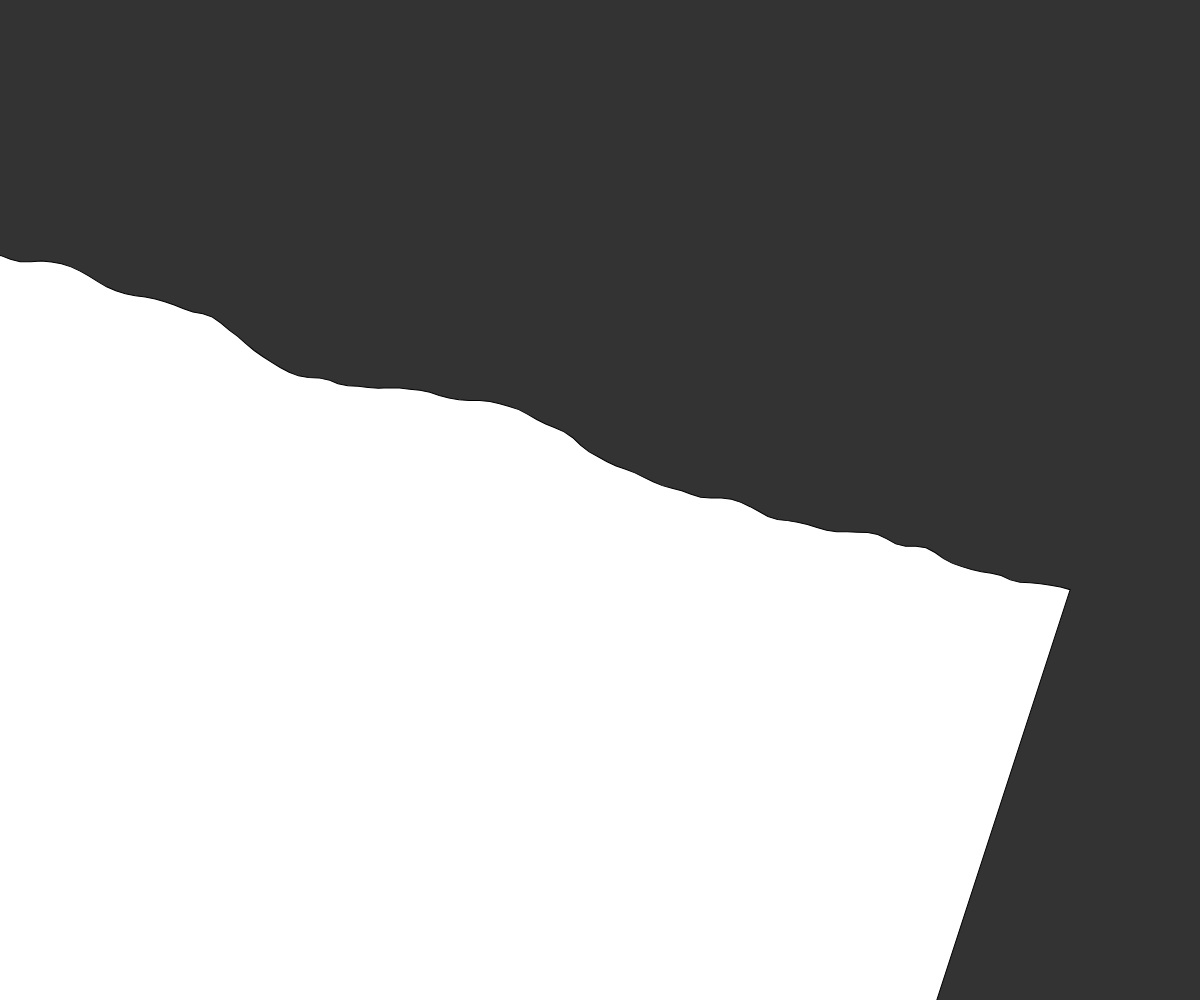
Frame 1 (no input)
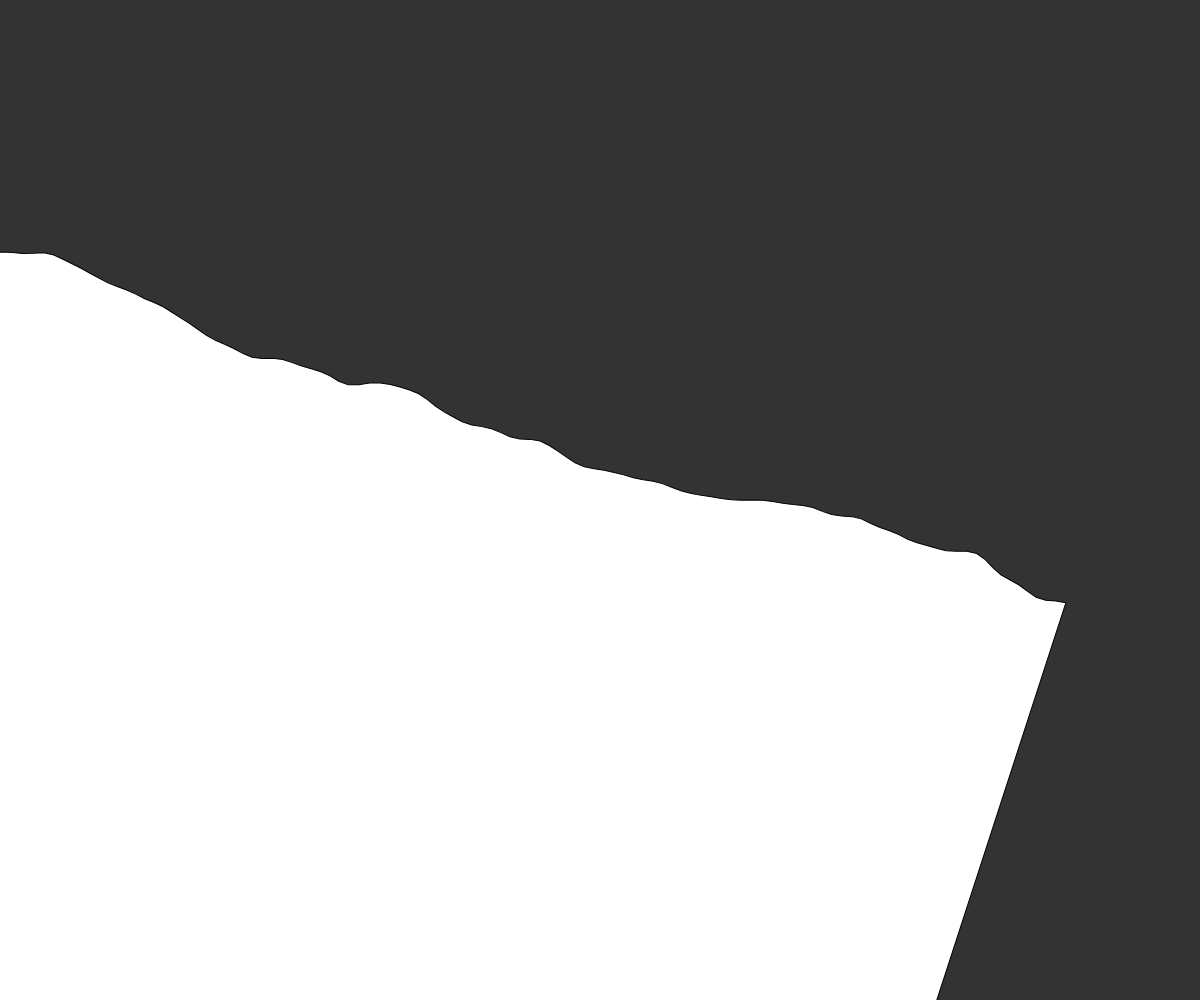
Frame 60 (no input)
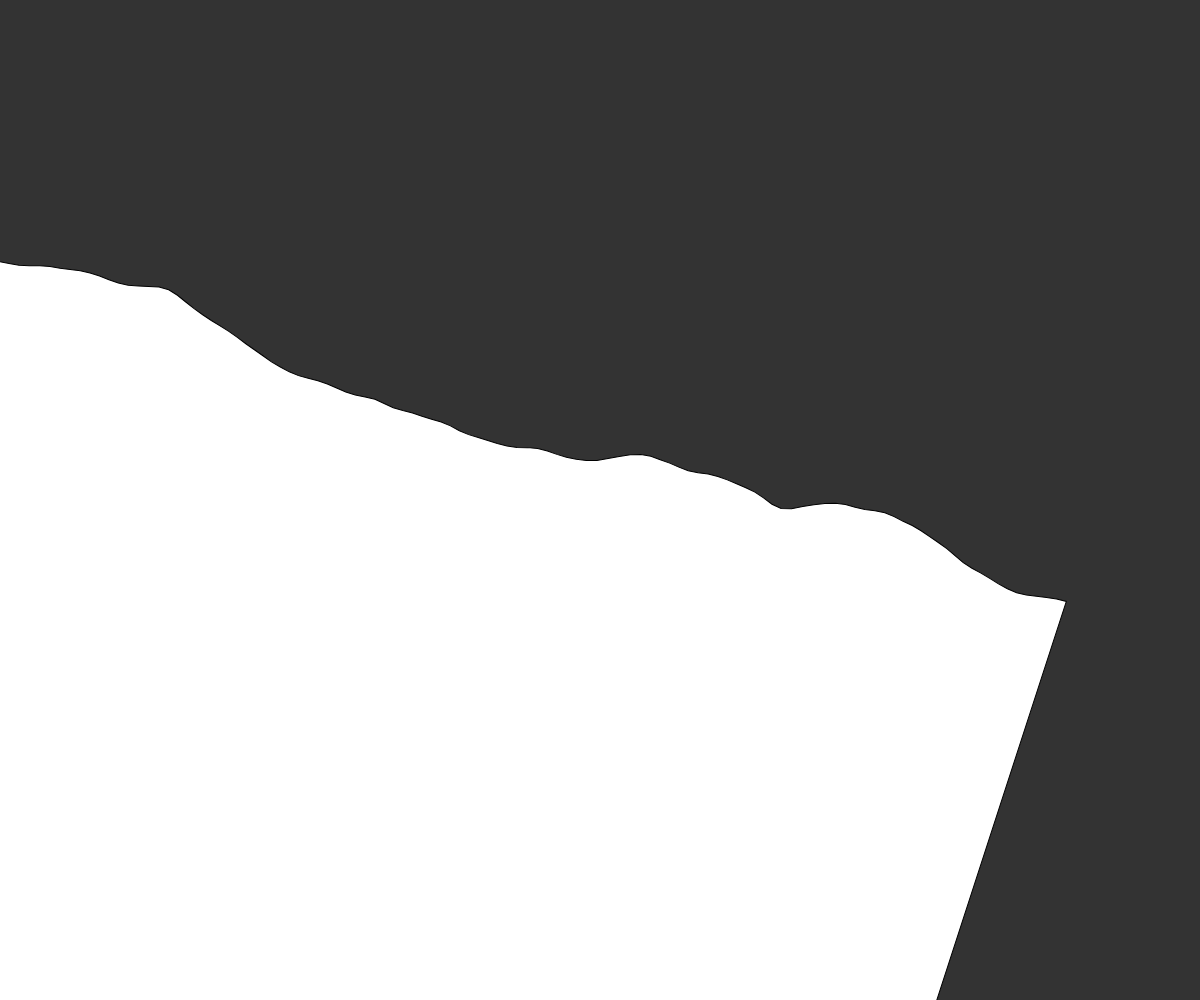
Frame 120 (the mouse pressed at the canvas centre since frame 60)

The p5.js sketch that drew these frames (run headless with seeded random() and noise() and a simulated clock; from frame 60 on, the mouse is pressed at the canvas centre):

// p5.js sketch
// ── sketch.js
var yoff = 0.0; 

function setup() {
  createCanvas(windowWidth, windowHeight);
}

function draw() {
  background(51);

  fill(255);
  
  rotate(radians(18));
  
  // We are going to draw a polygon out of the wave points
  beginShape(); 
  
  var xoff = 0;       // Option #1: 2D Noise
  // var xoff = yoff; // Option #2: 1D Noise
  
  // Iterate over horizontal pixels
  for (var x = 0; x <= width; x += 10) {
    // Calculate a y value according to noise, map to 
    
    // Option #1: 2D Noise
    var y = map(noise(xoff, yoff), 0, 1, 200,300);

    // Option #2: 1D Noise
    // var y = map(noise(xoff), 0, 1, 200,300);
    
    // Set the vertex
    vertex(x, y); 
    // Increment x dimension for noise
    xoff += 0.05;
  }
  // increment y dimension for noise
  yoff += 0.01;
  
  vertex(width, height);
  vertex(0, height);
  endShape(CLOSE);

  
  
}
